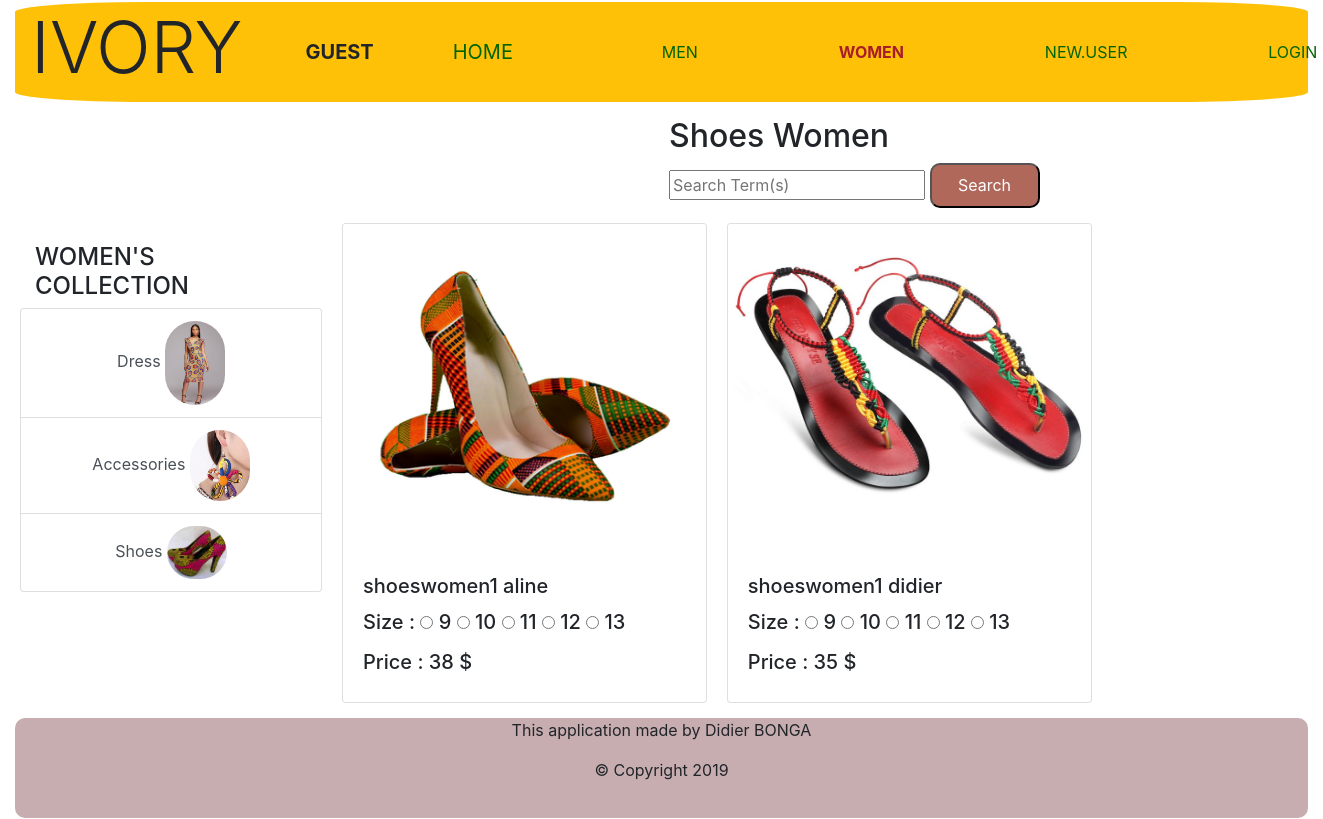
Before: /shoeswomen/ with the older database file.
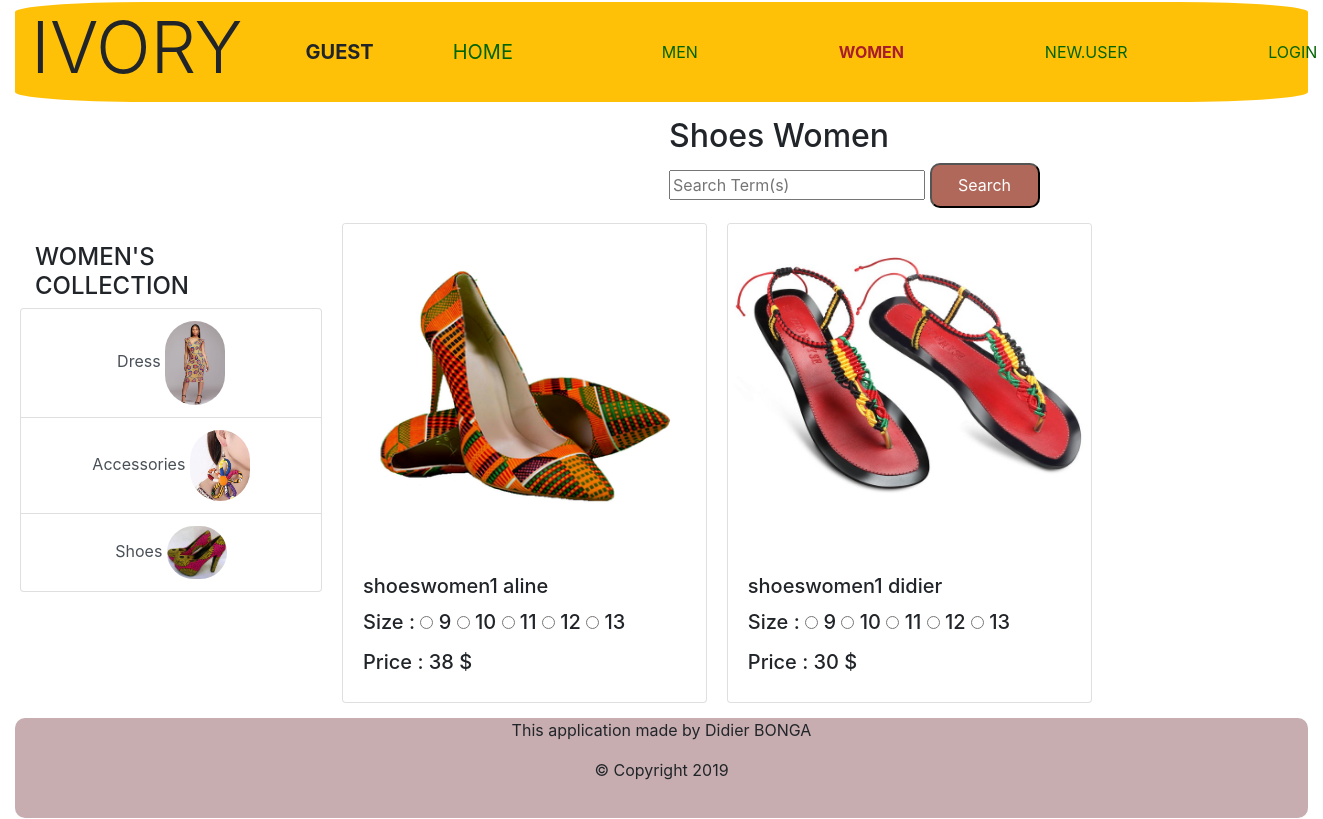
After: the same page with the newer database file.
### ivoryApp/models.py (models this page shows, shortened)
class ShoesWomen(models.Model):
    sw_title = models.CharField(max_length=200)
    sw_picture = models.ImageField(upload_to="media/images/", null=True, blank=True)
    sw_price = models.IntegerField(default=0)
    sw_ForeignKey = models.ForeignKey(UserLoginModel, on_delete=models.SET_NULL, null=True, blank=True)

### ivoryApp/views.py (the view)
# urls.py: path('shoeswomen/', views.shoeswomen, name='shoeswomen'),
def shoeswomen(request):
    form = MyForm()
    allShoesWomen = ShoesWomen.objects.all()
    return render(request, 'ivoryApp/item/shoesWomen.html', {'allShoesWomen': allShoesWomen, 'form': form})

### ivoryApp/forms.py
class MyForm(forms.Form):
    my_choice_field = forms.ChoiceField(choices=CUSTOMER_SIZE_ACCESSORY)
    ts_size = forms.ChoiceField(choices=CUSTOMER_SIZE)
    s_size = forms.ChoiceField(choices=CUSTOMER_SIZE)
    pant_size = forms.ChoiceField(choices=CUSTOMER_SIZE)
    sm_size = forms.ChoiceField(choices=CUSTOMER_SIZE_SHOES)
    dress_size = forms.ChoiceField(choices=CUSTOMER_SIZE)
    bj_size = forms.ChoiceField(choices=CUSTOMER_SIZE_ACCESSORY)
    sw_size = forms.ChoiceField(choices=CUSTOMER_SIZE_SHOES)

### ivoryApp/templates/ivoryApp/item/shoesWomen.html (shortened to what this page needs)
{% extends 'ivoryApp/women.html' %}
{% block content %}
<header>
    <h2>Shoes Women</h2>
    <form action="{% url 'search_sw' %}" method="post">
        <input type="text" name="mySearch" placeholder="Search Term(s)" aria-label="Search" >
        <button type="submit">Search</button>
    </form>
</header>
<aside>
    {% if allShoesWomen %}
    <div class="miniGrid">
    {% for eachsw in allShoesWomen %}
    <div class="card" style="width: 22.8rem;">
        <img src="{{eachsw.sw_picture.url}}" class="card-img-top" alt="image item">
        <div class="card-body">
            <h5 class="card-title">{{ eachsw.sw_title }}</h5>
            <h5>
                Size :
                {% for choice in form.sw_size.field.choices %}
                <input type="radio" name="sw_size" value="{{choice.0}}"
                       />
                <label>{{choice.1}}</label>
                {% endfor %}
            </h5>
            <h5>Price : {{ eachsw.sw_price }} $</h5>
        </div>
    </div>
    {% endfor %}
    </div>
    {% endif %}
</aside>
{% endblock %}

Changed rows visible on the page:
changed ShoesWomen "shoeswomen1 didier": sw_price "35" → "30"
